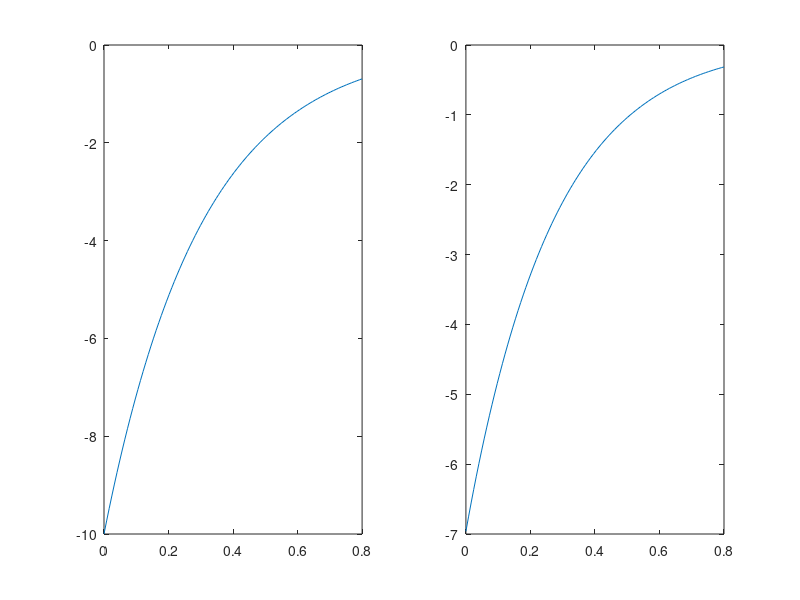

Source code (MATLAB):
x=linspace(0,0.8);
q0=10;
R=60;
L=9;
C=0.00005;
y=q0*exp(-R*x/(2*L)).*cos(sqrt((1/(L*C))-(R/(2*L))^2*x));
plot(x,y);
title 'Charge of a Capacitor vs Time'
xlabel 'Time(s)'
ylabel 'Charge of Capacitor(C)'

C2=C*10;
y2=q0*exp(-R*x/(2*L)).*cos(sqrt((1/(L*C2))-(R/(2*L))^2*x));

subplot(1,2,1)
plot(x,y)
subplot(1,2,2)
plot(x,y2)